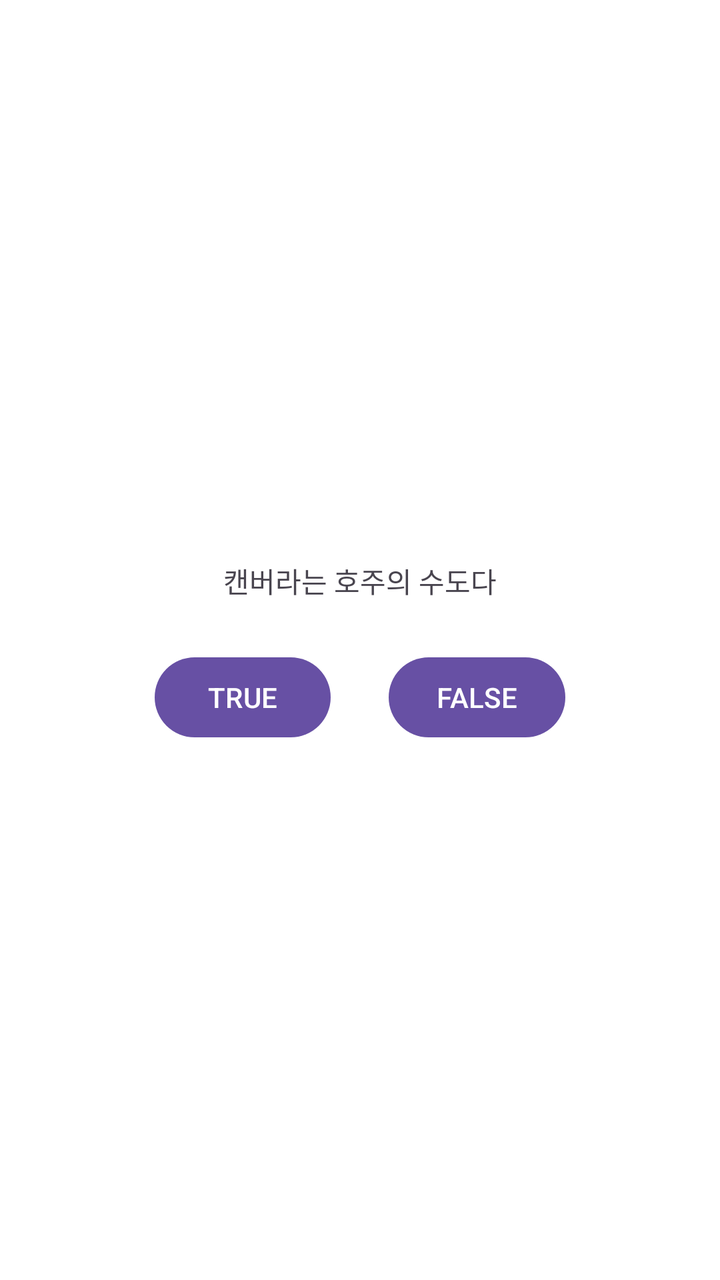
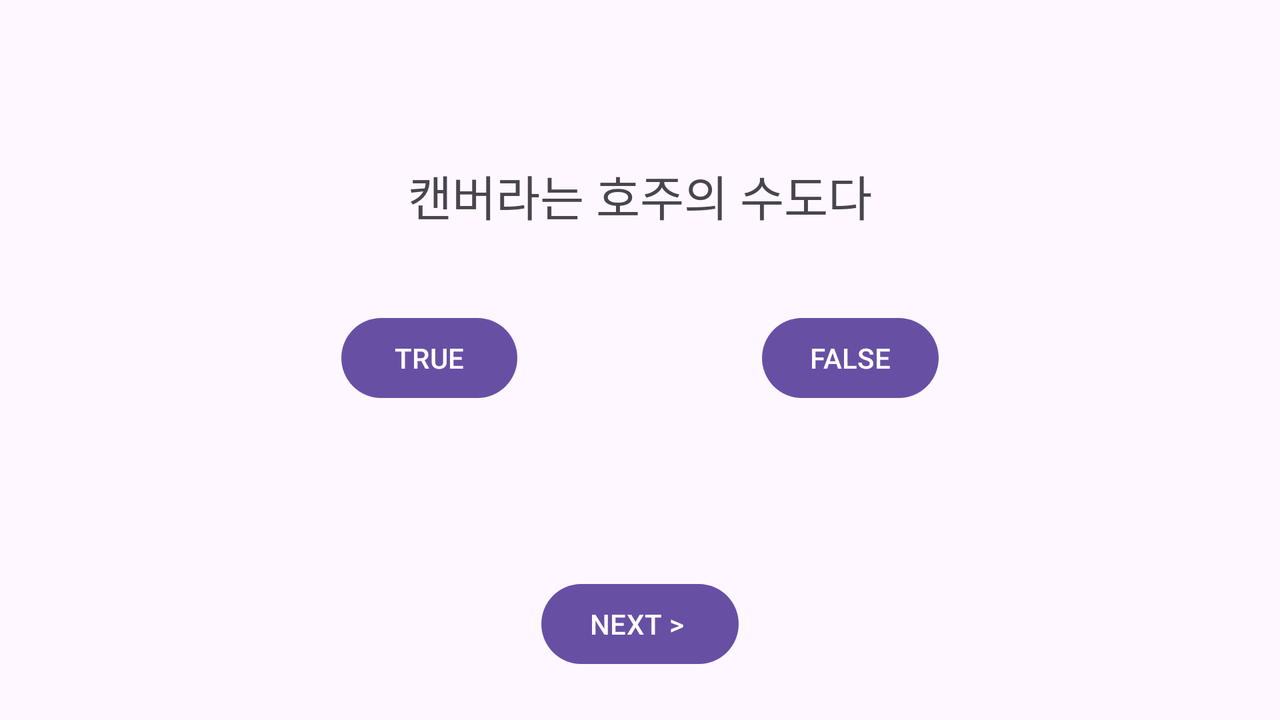

First picture: res/layout/ on a phone held upright. Second picture: the repository's own variant of that layout, on a device whose configuration matches the variant's folder. Source for both follows.
<!-- AndroidManifest.xml: application theme Theme.BookStudyApplication -->
<!-- res/layout/activity_main.xml -->
<?xml version="1.0" encoding="utf-8"?>
<androidx.constraintlayout.widget.ConstraintLayout xmlns:android="http://schemas.android.com/apk/res/android"
    xmlns:app="http://schemas.android.com/apk/res-auto"
    xmlns:tools="http://schemas.android.com/tools"
    android:id="@+id/main"
    android:layout_width="match_parent"
    android:layout_height="match_parent"
    android:background="@color/white"
    tools:context=".MainActivity">

    <TextView
        android:id="@+id/tv_quiz"
        android:layout_width="wrap_content"
        android:layout_height="wrap_content"
        android:layout_marginTop="280dp"
        android:text="캔버라는 호주의 수도다"
        app:layout_constraintEnd_toEndOf="parent"
        app:layout_constraintStart_toStartOf="parent"
        app:layout_constraintTop_toTopOf="parent" />

    <Button
        android:id="@+id/btn_true"
        android:layout_width="wrap_content"
        android:layout_height="wrap_content"
        android:layout_marginStart="48dp"
        android:layout_marginTop="24dp"
        android:text="TRUE"
        app:layout_constraintEnd_toStartOf="@id/btn_false"
        app:layout_constraintStart_toStartOf="parent"
        app:layout_constraintTop_toBottomOf="@id/tv_quiz" />

    <Button
        android:id="@+id/btn_false"
        android:layout_width="wrap_content"
        android:layout_height="wrap_content"
        android:layout_marginEnd="48dp"
        android:text="FALSE"
        app:layout_constraintEnd_toEndOf="parent"
        app:layout_constraintStart_toEndOf="@id/btn_true"
        app:layout_constraintTop_toBottomOf="@id/tv_quiz"
        app:layout_constraintTop_toTopOf="@id/btn_true" />

</androidx.constraintlayout.widget.ConstraintLayout>
<!-- resources referenced by this layout -->
<resources>
  <style name="Theme.BookStudyApplication" parent="Base.Theme.BookStudyApplication" />
  <style name="Base.Theme.BookStudyApplication" parent="Theme.Material3.DayNight.NoActionBar">
          
          
      </style>
</resources>
<!-- res/layout-land/activity_main.xml (the repository's variant of the layout above) -->
<!-- drawn on the phone turned sideways -->
<?xml version="1.0" encoding="utf-8"?>
<androidx.constraintlayout.widget.ConstraintLayout xmlns:android="http://schemas.android.com/apk/res/android"
    xmlns:app="http://schemas.android.com/apk/res-auto"
    xmlns:tools="http://schemas.android.com/tools"
    android:layout_width="match_parent"
    tools:context=".MainActivity"
    android:layout_height="match_parent">

    <TextView
        android:id="@+id/tv_quiz"
        android:layout_width="wrap_content"
        android:layout_height="wrap_content"
        android:layout_marginTop="80dp"
        android:textSize="24sp"
        app:layout_constraintEnd_toEndOf="parent"
        app:layout_constraintStart_toStartOf="parent"
        app:layout_constraintTop_toTopOf="parent"
        tools:text="캔버라는 호주의 수도다" />

    <Button
        android:id="@+id/btn_true"
        android:layout_width="wrap_content"
        android:layout_height="wrap_content"
        android:layout_marginStart="48dp"
        android:layout_marginTop="40dp"
        android:text="TRUE"
        app:layout_constraintEnd_toStartOf="@id/btn_false"
        app:layout_constraintStart_toStartOf="parent"
        app:layout_constraintTop_toBottomOf="@id/tv_quiz" />

    <Button
        android:id="@+id/btn_false"
        android:layout_width="wrap_content"
        android:layout_height="wrap_content"
        android:layout_marginEnd="48dp"
        android:text="FALSE"
        app:layout_constraintEnd_toEndOf="parent"
        app:layout_constraintStart_toEndOf="@id/btn_true"
        app:layout_constraintTop_toBottomOf="@id/tv_quiz"
        app:layout_constraintTop_toTopOf="@id/btn_true" />

    <Button
        android:id="@+id/btn_next"
        android:layout_width="wrap_content"
        android:layout_height="wrap_content"
        android:layout_marginBottom="24dp"
        android:text="NEXT > "
        app:layout_constraintBottom_toBottomOf="parent"
        app:layout_constraintEnd_toEndOf="parent"
        app:layout_constraintStart_toStartOf="parent" />

</androidx.constraintlayout.widget.ConstraintLayout>
